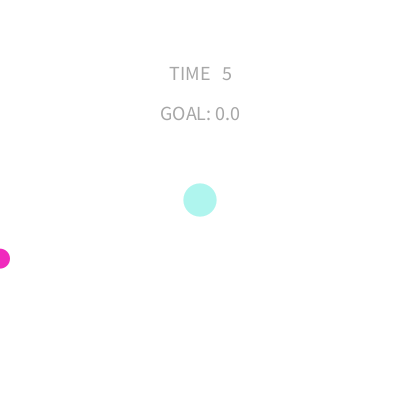
Frame 1 (no input)
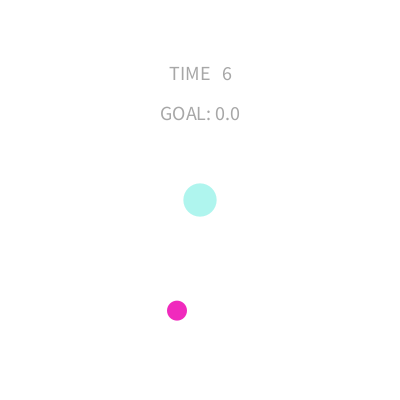
Frame 60 (the mouse pressed at the canvas centre just before this capture)
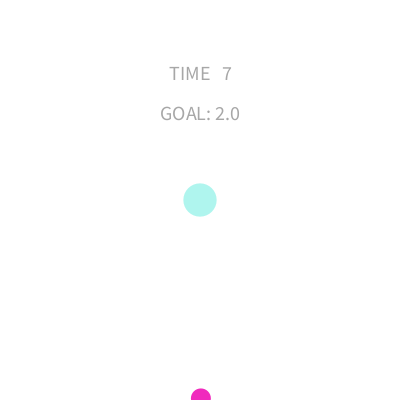
Frame 120 (the mouse held since frame 60 and released just before this capture)

The Processing sketch that drew these frames (run headless with seeded random() and noise(); from frame 60 on, the mouse is pressed at the canvas centre):

// Processing sketch: processing_76591
// ── processing_76591.pde

//Sun Kyung Park
//sunkyunp
//Homework7
//Copyright Sun Kyung Park 2012

float bx, by, bd, bxSpeed, bySpeed;
float gx, gy, gd, gxSpeed, gySpeed;
float d;
float px, py, pd, rx, ry, rd, ox, oy, od, lx, ly, ld;
float hits;
float tx, ty, twd, tht;

void setup () {
  size (400, 400);
  smooth ();
  bx = 0;
  by = random (height);
  bd = 100;
  bxSpeed = 3;
  bySpeed = 4;

  gx = width/2;
  gy = height/2;
  gd = 100;
  gxSpeed = 0;
  gySpeed = 0;

  pd = 100;
  rd = 100;
  od = 100;
  ld = 100;

  tx = width/3;
  ty = height/4;
  twd = width/2;
  tht = height/4;

  hits = 0;

  textSize (20);
  textAlign (CENTER);
}


void draw () {
  background (255);
  drawCircle(bx, by);
  bounceCircle ();
  drawMouse (gx, gy);
  moveMouse ();

  collision ();
  displayText ();
  collisionDetection ();

}


void displayText () {
  fill (167,167,167);
  text ("TIME"  +" " +" " +" " + millis()/1000, width*0.5, height*0.2);
}


void drawCircle(float bx, float by) {
  fill (240, 42, 189);
  noStroke ();
  ellipse( bx, by, 20, 20);
}

void bounceCircle () {
  bx = bx+ bxSpeed;
  if (bx > width)
  {
    bxSpeed = -bxSpeed;
  }
  else if (bx < 0) {
    bxSpeed = -bxSpeed;
  }

  by = by + bySpeed;
  if (by > height)
  { 
    bySpeed = -bySpeed;
  }
  else if (by < 0)
  {
    bySpeed = -bySpeed;
  }
}


void drawMouse (float gx, float gy) {
  fill (175,245,238);
  ellipse (gx, gy, gd/3, gd/3);
}

  void mousePressed () {
    if (mouseX > pmouseX) {
      gxSpeed = gxSpeed + 0.5;
    }
    else if (mouseX < pmouseX) {
      gxSpeed = gxSpeed - 0.5;
    }
    if (mouseY > pmouseY) {
      gySpeed = gySpeed + 0.5;
    }
    else if (mouseY < pmouseY) {
      gySpeed = gySpeed - 0.5;
    }
  }


void moveMouse () {

  gx = gx + gxSpeed;
  if (gx > width + gd*0.5) {
    gx = -gd*0.5;
  }

  else if (gx < -gd*0.5) {
    gx = width + gd*0.5;
  }

  gy = gy + gySpeed;
  if (gy > height + gd*0.5) {
    gy = -gd*0.5;
  }
  else if (gy < -gd*0.5) {
    gy = height + gd*0.5;
  }
}


void collision ()
{ //copyright michael loffredo
  d = dist (bx, by, gx, gy);
  if (d < 50) {
    fill (255);
//FILL IT IN
    hits++;
    bx = random (0, width);
    by = random (0, height);
    bxSpeed = random (0, bd/10);
    bySpeed = random (0, bd/10);
    px = random (0, width);
    py = random (0, height);
    //CIRCLE CODE HERE

 fill (210, 20, 40);
  ellipse (px, py, pd/10, pd/10);


    rx = random (0, width);
    ry = random (0, height);
    //CIRCLE CODE HERE
    
     fill (210, 20, 40);
  ellipse (rx, ry, rd/10, rd/10);



    ox = random (0, width);
    oy = random (0, height);

    // CIRCLE CODE HERE

    fill (210, 20, 40);
    ellipse (ox, oy, od/10, od/10);

    lx = random (0, width);
    ly = random (0, height);

    // CIRCLE CODE HERE

    fill (210, 20, 40);
    ellipse (lx, ly, ld/10, ld/10);
  }
}

void collisionDetection ()
{
  fill (167,167,167);
  text ("GOAL:" + " " +hits, width*0.5, height *0.3);
}
